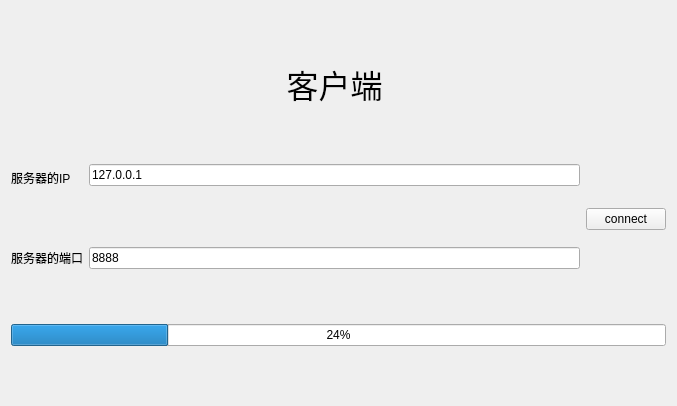
<?xml version="1.0" encoding="UTF-8"?>
<ui version="4.0">
 <class>ClientWidget</class>
 <widget class="QWidget" name="ClientWidget">
  <property name="geometry">
   <rect>
    <x>0</x>
    <y>0</y>
    <width>677</width>
    <height>406</height>
   </rect>
  </property>
  <property name="windowTitle">
   <string>Form</string>
  </property>
  <layout class="QGridLayout" name="gridLayout">
   <item row="0" column="1">
    <spacer name="verticalSpacer_2">
     <property name="orientation">
      <enum>Qt::Vertical</enum>
     </property>
     <property name="sizeHint" stdset="0">
      <size>
       <width>20</width>
       <height>40</height>
      </size>
     </property>
    </spacer>
   </item>
   <item row="8" column="0" colspan="3">
    <widget class="QProgressBar" name="progressBar">
     <property name="value">
      <number>24</number>
     </property>
    </widget>
   </item>
   <item row="9" column="0" colspan="3">
    <spacer name="verticalSpacer_5">
     <property name="orientation">
      <enum>Qt::Vertical</enum>
     </property>
     <property name="sizeHint" stdset="0">
      <size>
       <width>20</width>
       <height>40</height>
      </size>
     </property>
    </spacer>
   </item>
   <item row="2" column="1">
    <spacer name="verticalSpacer_4">
     <property name="orientation">
      <enum>Qt::Vertical</enum>
     </property>
     <property name="sizeHint" stdset="0">
      <size>
       <width>20</width>
       <height>40</height>
      </size>
     </property>
    </spacer>
   </item>
   <item row="6" column="0">
    <widget class="QLabel" name="label_2">
     <property name="text">
      <string>服务器的端口</string>
     </property>
    </widget>
   </item>
   <item row="5" column="1">
    <spacer name="verticalSpacer_3">
     <property name="orientation">
      <enum>Qt::Vertical</enum>
     </property>
     <property name="sizeHint" stdset="0">
      <size>
       <width>20</width>
       <height>40</height>
      </size>
     </property>
    </spacer>
   </item>
   <item row="3" column="1" rowspan="2">
    <widget class="QLineEdit" name="lineEditIP">
     <property name="text">
      <string>127.0.0.1</string>
     </property>
    </widget>
   </item>
   <item row="6" column="1">
    <widget class="QLineEdit" name="lineEditPort">
     <property name="text">
      <string>8888</string>
     </property>
    </widget>
   </item>
   <item row="4" column="0">
    <widget class="QLabel" name="label">
     <property name="text">
      <string>服务器的IP</string>
     </property>
    </widget>
   </item>
   <item row="4" column="2" rowspan="3">
    <widget class="QPushButton" name="ButtonConnect">
     <property name="text">
      <string>connect</string>
     </property>
    </widget>
   </item>
   <item row="1" column="1">
    <widget class="QLabel" name="label_3">
     <property name="font">
      <font>
       <family>楷体</family>
       <pointsize>24</pointsize>
      </font>
     </property>
     <property name="text">
      <string>客户端</string>
     </property>
     <property name="alignment">
      <set>Qt::AlignCenter</set>
     </property>
    </widget>
   </item>
   <item row="7" column="1">
    <spacer name="verticalSpacer">
     <property name="orientation">
      <enum>Qt::Vertical</enum>
     </property>
     <property name="sizeHint" stdset="0">
      <size>
       <width>20</width>
       <height>40</height>
      </size>
     </property>
    </spacer>
   </item>
  </layout>
 </widget>
 <resources/>
 <connections/>
</ui>
